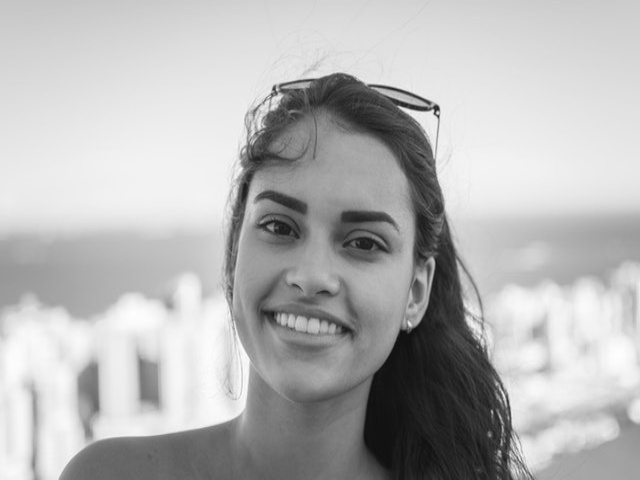
#> input picture smile.jpg, 640 x 480 px
$ python histogram.py
#> lines starting #> are read from the running program, lines starting #| are printed output that depends on the picture
import cv2
import numpy as np
from matplotlib import pyplot as plt

# resmin piksel grafiğini oluşturuyor
# grafik gibi düşün, değer yoğunlukları hakkında çıkarımlarda bulunabiliriz

# img = np.zeros((500,500),np.uint8)
#
# cv2.rectangle(img,(0,60),(200,150),(255,255,255),-1)
# cv2.rectangle(img,(250,170),(350,200),(255,255,255),-1)

img = cv2.imread("smile.jpg")
#> img is the input picture: shape (480, 640, 3); min 13, max 254, mean 181.4

b,g,r = cv2.split(img)

cv2.imshow("img",img)

# plt.hist(img.ravel(),256,[0,256]) # ravel diziye döküyor değerleri
# plt.show()

# 3 farklı rengin hisi tek bir grafikte
plt.hist(b.ravel(),256,[0,256])
plt.hist(g.ravel(),256,[0,256])
plt.hist(r.ravel(),256,[0,256])

plt.show()
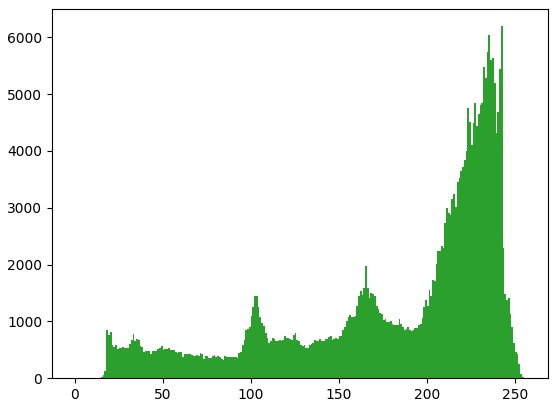
#> figure drawn by matplotlib, 1 panel; tallest bar 6193 high, from x = 242 to 243; tallest bar 6193 high, from x = 242 to 243; tallest bar 6193 high, from x = 242 to 243

cv2.waitKey(0)
cv2.destroyAllWindows()
